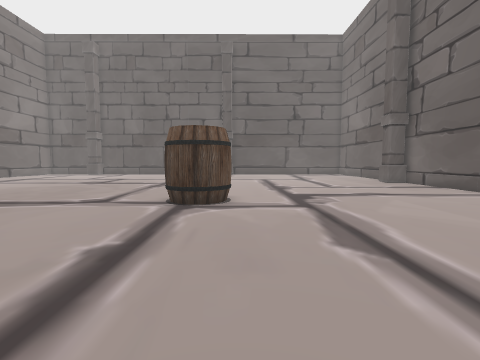
View 1 (above)

21 first-person views from a walk through a scene from a Unity 3-D project. The camera is 1.4 m above the floor, tilts 4° down and sees 85° across. The floor is counted in squares, 1 m on a side. Each view is taken from the middle of a square. On the plan, view 1 faces up. The plan holds only what a view shows up to about 13 squares ahead; the rest is blank. Some animated figures are left out.

View 2
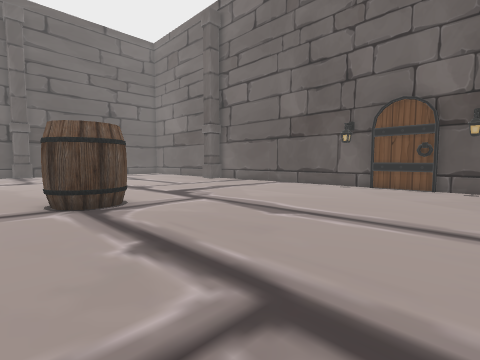

View 3
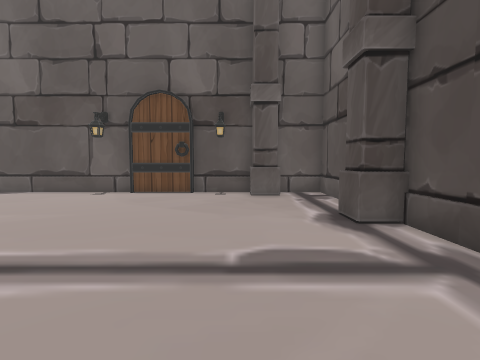

View 4
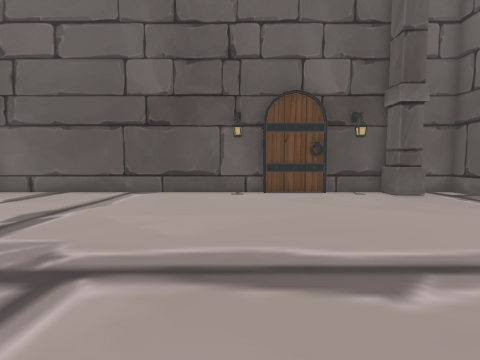

View 5
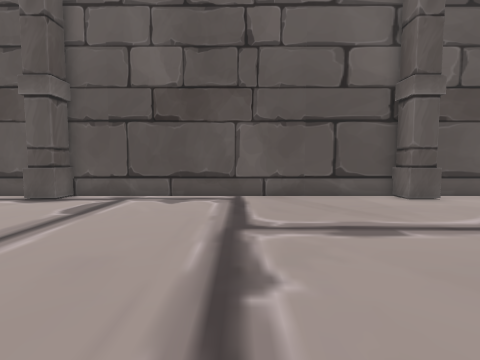

View 6
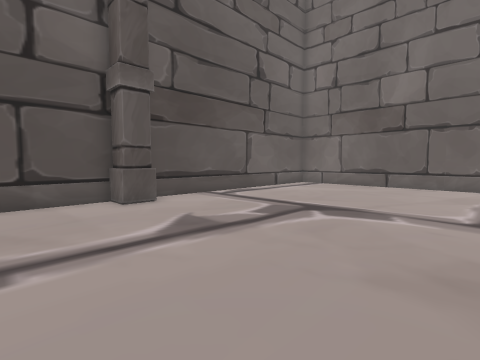

View 7
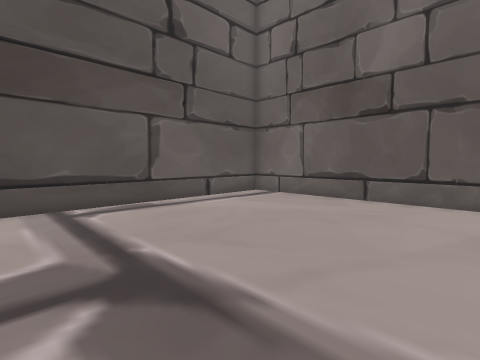

View 8
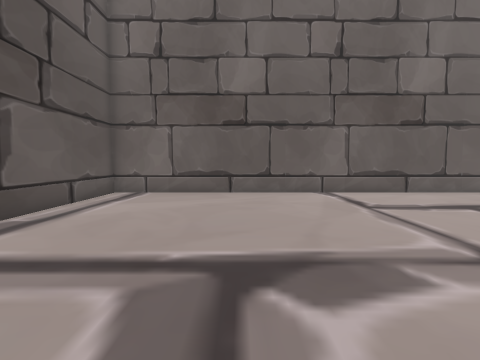

View 9
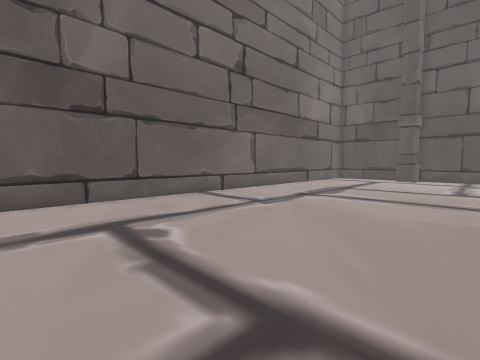

View 10
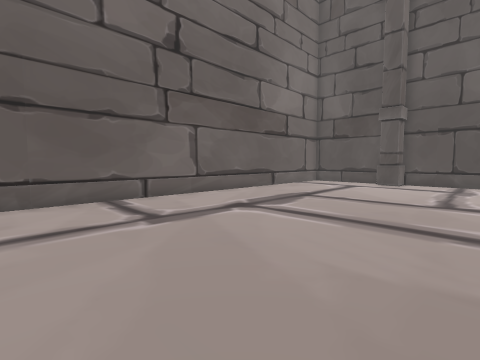

View 11
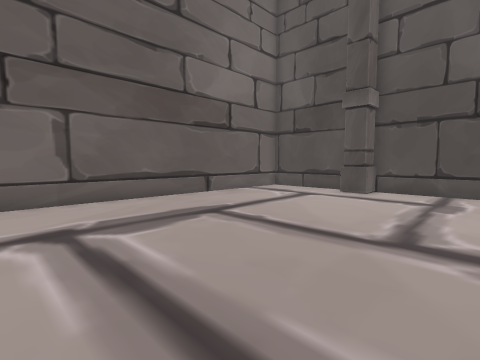

View 12
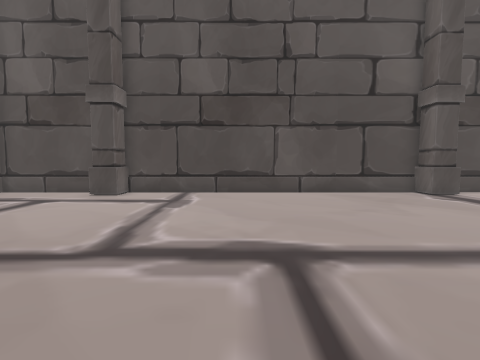

View 13
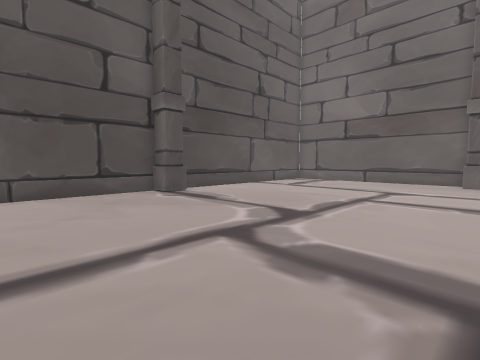

View 14
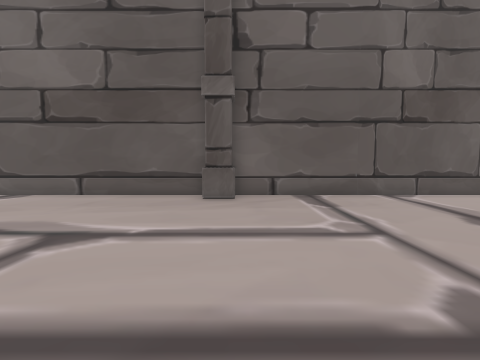

View 15
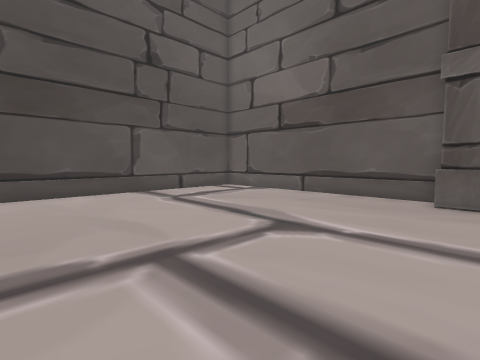

View 16
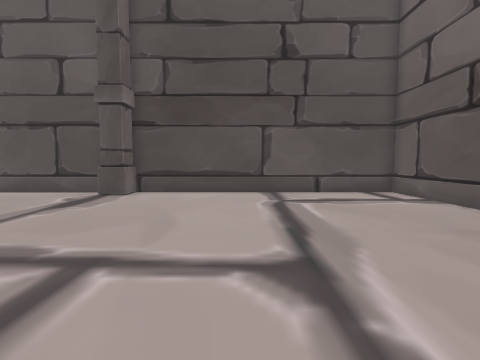

View 17
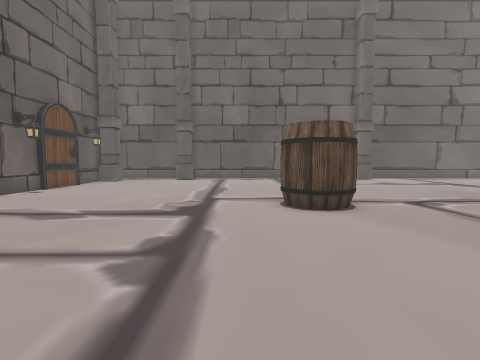

View 18
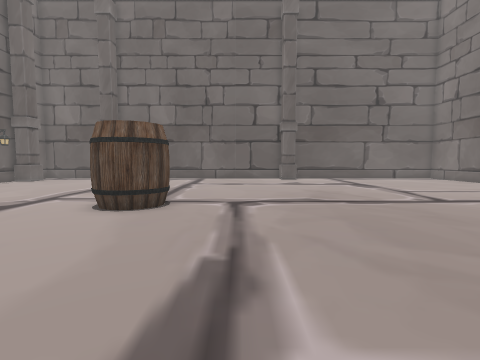

View 19
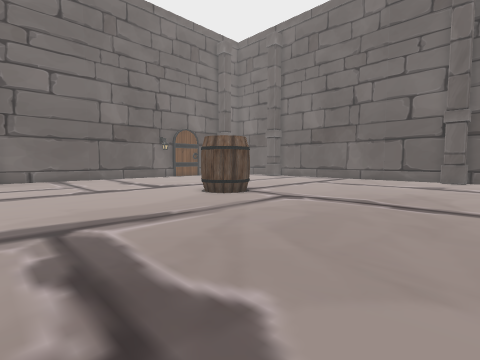

View 20
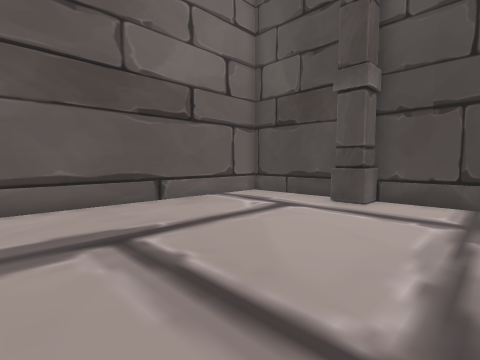

View 21
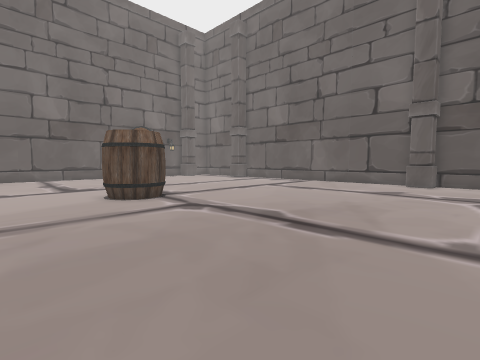

### Floor plan
Points are (right, up) in squares from view 1. A wall is a line through its corners. A room is listed if a view was taken in it or the views show most of it. See-through windows are left out.
Room 1 (views 1, 2, 3, 4, 5, 6, 7, 8, 9, 10, 11, 12, 13, 14, 15, 16, 17, 18, 19, 20, 21)
walls: (9.8, 17.1) (9.8, 18.4); (-9.5, -2.7) (-8.3, -2.7) (-8.3, -3.8) (5.1, -3.8); (-0.8, 29.1) (-0.7, 27.9) (-2, 27.9) (-2, 29.1); (11.1, 18.4) (11.1, 29.1) (-15.1, 29) (-15.1, 27.9) (-16.2, 27.8); (11.1, 4.9) (11.1, 17.2); (10.8, 2.1) (10.8, 5); (4.8, -3.9) (4.8, -2.7) (6.1, -2.7); (-16.6, 29) (-20.9, 28.9) (-20.9, -3.8) (-9.9, -3.8); (6.6, -3.8) (11.1, -3.8) (11.1, -1.8); (9.8, -1.7) (9.8, -0.5) (11, -0.5); (11.1, -0.8) (11.1, 2.1)
objects: other object (-3, 8) to (0, 11)

Where each view was taken, in squares from view 1:
view 1: 0 up, 0 right, facing up
view 2: 0 up, 4 left, facing up-right
view 3: 0 up, 1 left, facing right
view 4: 6 up, 1 left, facing right
view 5: 7 up, 2 left, facing down
view 6: 6 up, 5 left, facing down-left
view 7: 5 up, 11 left, facing down-left
view 8: 2 up, 9 left, facing left
view 9: 7 up, 11 left, facing up-left
view 10: 11 up, 11 left, facing up-left
view 11: 16 up, 11 left, facing up-left
view 12: 17 up, 10 left, facing up
view 13: 17 up, 8 left, facing up-right
view 14: 17 up, 0 right, facing right
view 15: 17 up, 0 right, facing up-right
view 16: 17 up, 4 right, facing up
view 17: 18 up, 1 right, facing down
view 18: 18 up, 5 left, facing down
view 19: 18 up, 11 left, facing down-right
view 20: 19 up, 12 left, facing up-left
view 21: 14 up, 12 left, facing down-right
